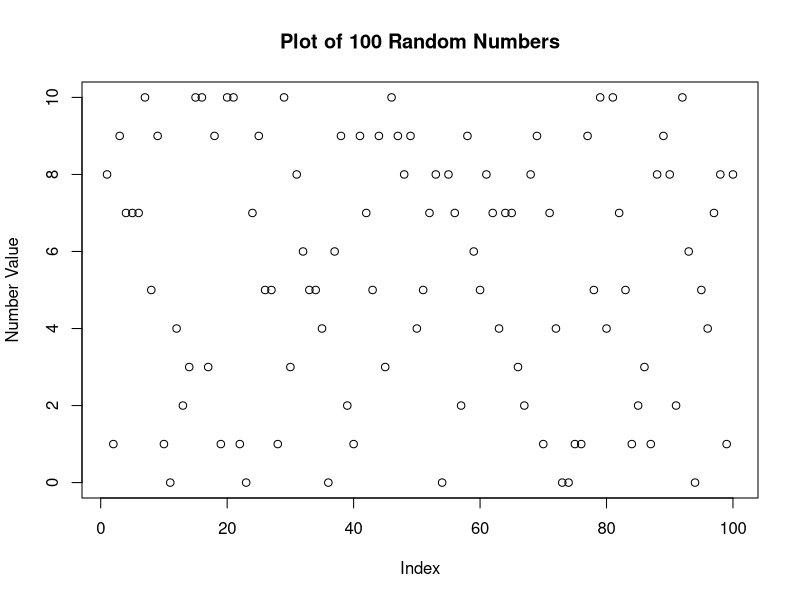
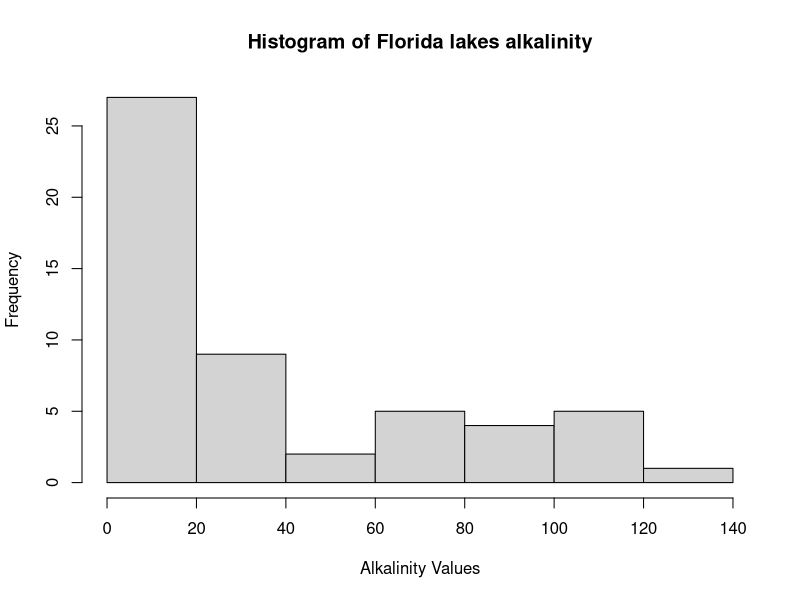
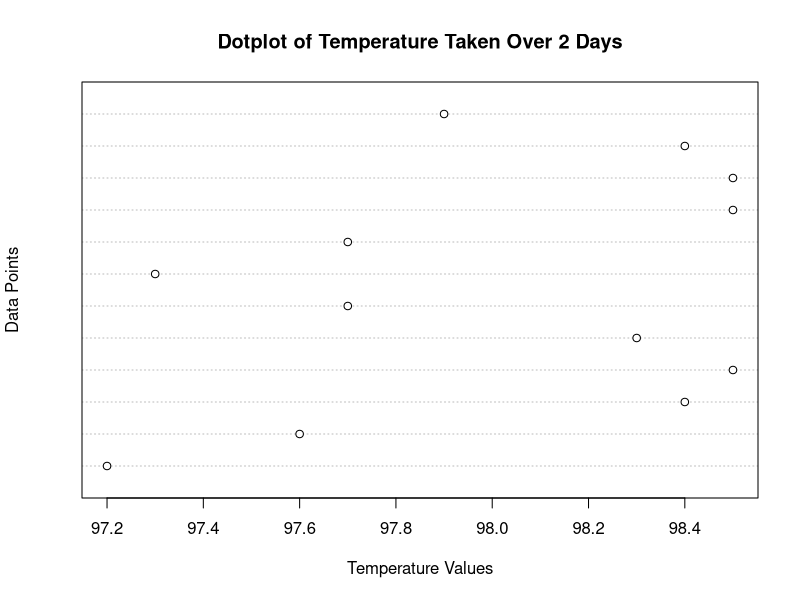
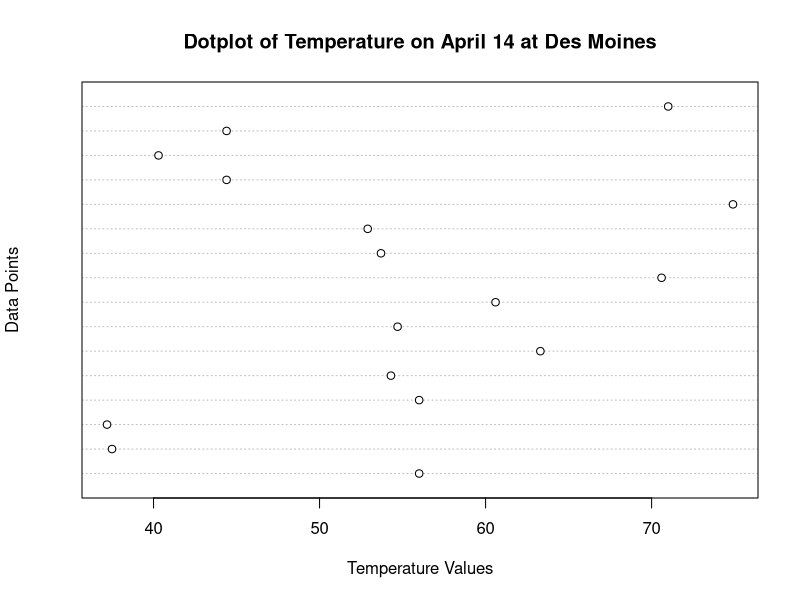
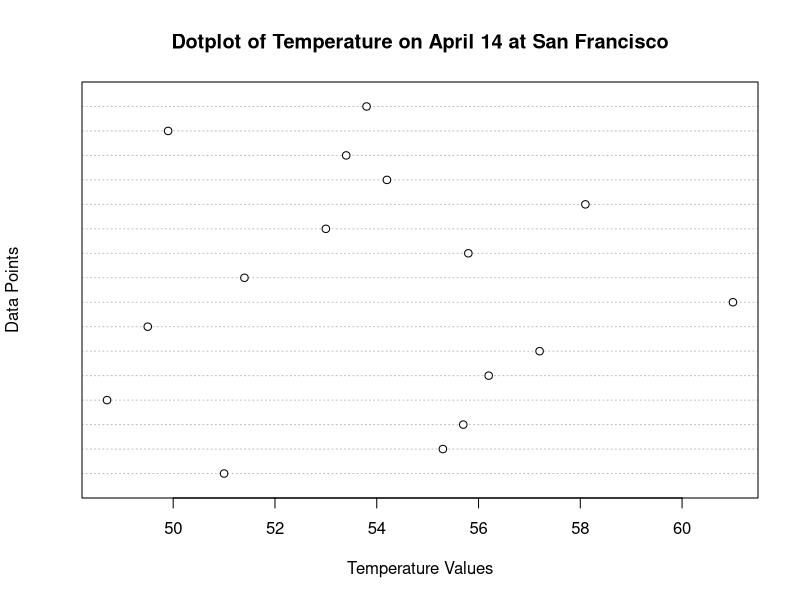

The R script that drew these images, in order:
# Author: Omer Basar
# Lab Partner: Peter Agudelo
# Date: 2/9/20
# Lab 2

# Question 1:
x = sample(0:10, 100,replace=TRUE)
plot(x, main = paste("Plot of 100 Random Numbers"), ylab = "Number Value")

# Question 2:
# In order to view them, call "P" and "Q" in the console.
P = c(31:60)
Q = matrix(P,nrow=6,ncol=5)

# Question 3:
lifetime_at_uni = ((2020-2019)/(2020-2000))*100

# Question 4:
# rgb = Produces a color based on the input value.
# lwd = Sets line widths in plots.
# pch = Adds points to a plot.
# cex = Sets the scale of text and symbols in plots.

# Question 5:
y = c(5.9, 3.5, 116, 39.4, 2.5, 19.6, 5.2, 71.4, 26.4, 4.8, 6.6,
  16.5, 25.4, 7.1, 128, 83.7, 108.5, 61.3, 6.4, 31, 7.5, 17.3, 12.6,
  7, 10.5, 30, 55.4, 3.9, 5.5, 6.3, 67, 28.8, 5.8, 4.5, 119.1, 25.4,
  106.5, 53, 8.5, 87.6, 114, 97.5, 11.8, 66.5, 16, 5, 25.6, 81.5, 1.2,
  34, 15.5, 17.3, 71.8)
hist(y, main = paste("Histogram of Florida lakes alkalinity"), xlab = "Alkalinity Values")
# The shape of the histogram is skewed right.
# The mean is expected to be larger than the median in this sample of alkalinity
# values because the the shape of the distribution is skewed right.
alkalinity_mean = mean(y)
alkalinity_median = median(y)
# The mean is located in the second bar of the graph,
# while the median is in the first bar.

# Question 6:
z = c(97.2, 97.6, 98.4, 98.5, 98.3, 97.7, 97.3, 97.7, 98.5, 98.5, 98.4, 97.9)
dotchart(z, main = paste("Dotplot of Temperature Taken Over 2 Days"),
  xlab = "Temperature Values", ylab = "Data Points")
temp_mean = mean(z)
temp_median = median(z)
# The mean is located at 98 degrees and the median is located
# between 98 and 98.2 degrees.

# Question 7:
# Des Moines is expected to have the higher standard deviation because
# the outliers are more extreme in this set compared to San Francisco.
Des_Moines = c(56, 37.5, 37.2, 56, 54.3, 63.3, 54.7, 60.6, 70.6,
               53.7, 52.9, 74.9, 44.4, 40.3, 44.4, 71)
San_Francisco = c(51, 55.3, 55.7, 48.7, 56.2, 57.2, 49.5, 61,
                  51.4, 55.8, 53, 58.1, 54.2, 53.4, 49.9, 53.8)
dotchart(Des_Moines, main = paste("Dotplot of Temperature on April 14 at Des Moines"),
         xlab = "Temperature Values", ylab = "Data Points")
dotchart(San_Francisco, main = paste("Dotplot of Temperature on April 14 at San Francisco"),
         xlab = "Temperature Values", ylab = "Data Points")
deviation_one = sd(Des_Moines)
deviation_two= sd(San_Francisco)
# The standard deviation for Des Moines is higher than
# the one for San Francisco.
des_mean = mean(Des_Moines)
des_median = median(Des_Moines)
san_mean = mean(San_Francisco)
san_median = median(San_Francisco)
# Des Moines has a higher median and mean compared to San Francisco.